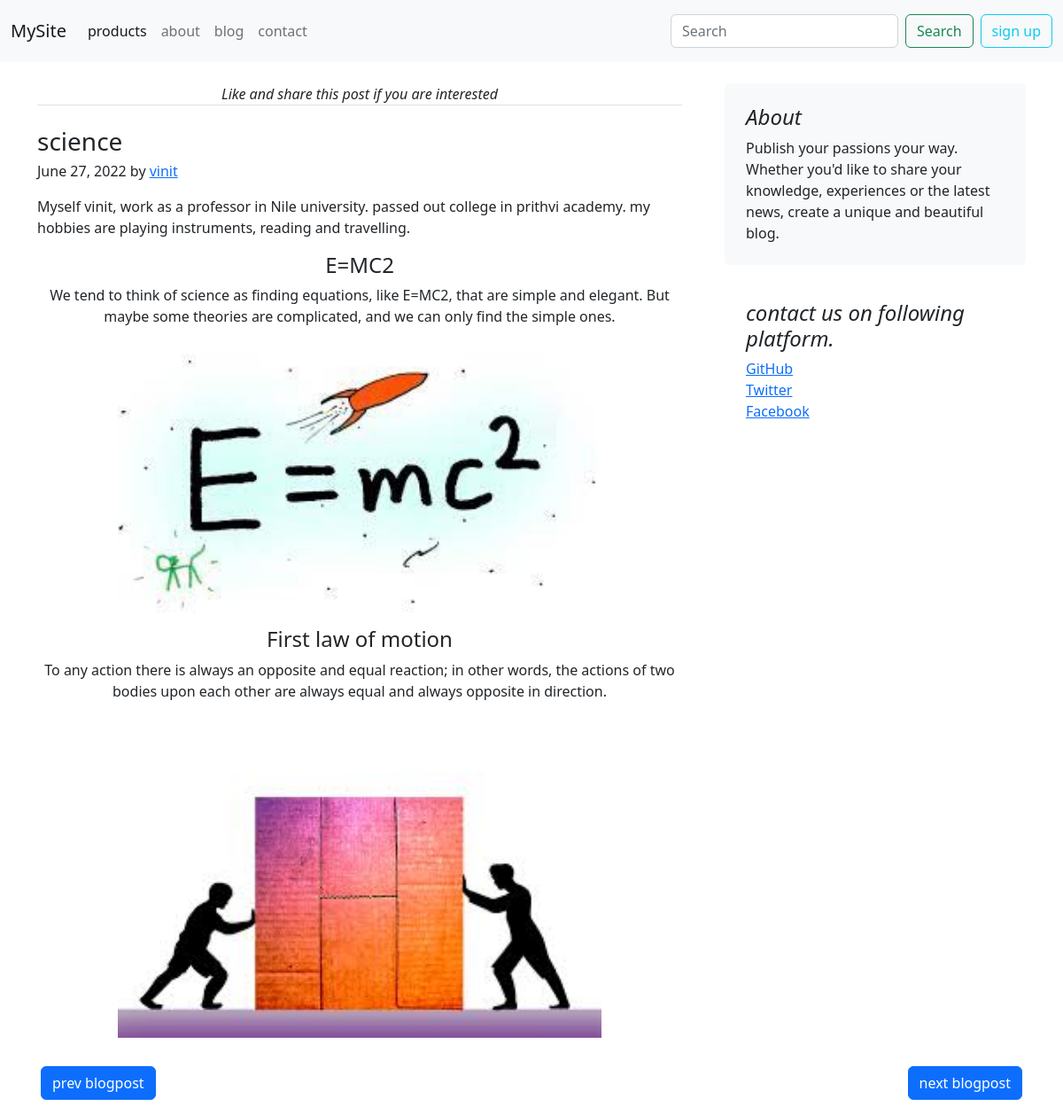
The app's page /blog/blogpost/3 with its own data.
### vlog/models.py (models this page shows, shortened)
class blug(models.Model):
    bgid = models.AutoField(primary_key=True)
    title = models.CharField(max_length=80,default="title here")
    dt = models.DateField(default=date.today)
    name = models.CharField(max_length=80,default="name here")
    desc = models.CharField(max_length=3000,default="")
    head = models.CharField(max_length=80,default="")
    chead = models.CharField(max_length=3000,default="")
    head2 = models.CharField(max_length=80,default="")
    chead2 = models.CharField(max_length=3000,default="")
    imaz1 = models.ImageField(upload_to="ForBlog",default="")
    imaz2 = models.ImageField(upload_to="ForBlog",default="")

### vlog/views.py (the view)
# urls.py: path("blogpost/<int:myid>",views.vlogpost,name="vlogpost"),
def vlogpost(request,myid):
    vp=blug.objects.filter(bgid=myid)
    tp=blug.objects.all()
    total=len(tp)
    if(myid==total):
        ad=total
    else:
        ad=myid+1
    if(myid==1):
        subt=1
    else:
        subt=myid-1
    param={"vp":vp[0],"ad":ad,"subt":subt,"total":total}
    return render(request,"vlog/vlugpost.html",param)

### vlog/templates/vlog/vlugpost.html (shortened to what this page needs)
{% extends "vlog/base.html" %}
{% block body %}
<div class="container my-3">
    <div class="row g-5">
        <div class="col-md-8">
            <div class="text-center mb-4 mt-2">
                <div class="fst-italic border-bottom">
                    Like and share this post if you are interested
                </div>
            </div>
            <article class="blog-post">
                <h3 class="blog-post-title mb-1">{{vp.title}}</h3>
                <p class="blog-post-meta">{{vp.dt}} by <a href="#">{{vp.name}}</a></p>
                <p>{{vp.desc}}</p>
                <div class="text-center">
                    <h4>{{vp.head}}</h4>
                    <p>{{vp.chead}}</p>
                    <img src="{{ vp.imaz1.url }}" alt="" class="w-75">
                </div>
                <div class="text-center my-3">
                    <h4>{{vp.head2}}</h4>
                    <p>{{vp.chead2}}</p>
                    <img src="{{ vp.imaz2.url }}" alt="" class="w-75">
                </div>
            </article>
        </div>
        <div class="col-md-4">
            <div class="position-sticky mt-2" style="top: 2rem;">
                <div class="p-4 mb-3 bg-light rounded">
                    <h4 class="fst-italic">About</h4>
                    <p class="mb-0">Publish your passions your way. Whether you'd like to share your knowledge,
                        experiences or the latest news, create a unique and beautiful blog.</p>
                </div>
                <div class="p-4">
                    <h4 class="fst-italic">contact us on following platform.</h4>
                    <ol class="list-unstyled">
                        <li><a href="#">GitHub</a></li>
                        <li><a href="#">Twitter</a></li>
                        <li><a href="#">Facebook</a></li>
                    </ol>
                </div>
            </div>
        </div>
    </div>
    <div class="d-flex flex-row justify-content-between my-3">
        <a href="/blog/blogpost/{{subt}}" class="btn btn-primary mx-1">prev blogpost</a>
        <a href="/blog/blogpost/{{ad}}" class="btn btn-primary mx-1">next blogpost</a>
    </div>
</div>
{% endblock %}

### records on screen
blug: title "science", dt "June 27, 2022", name "vinit", desc "Myself vinit, work as a professor in Nile university. passed out college in prithvi academy. my hobbies are playing instruments, reading and travelling.", head "E=MC2", chead "We tend to think of science as finding equations, like E=MC2, that are simple and elegant. But maybe some theories are complicated, and we can only find the simple ones.", imaz1 (picture), head2 "First law of motion", chead2 "To any action there is always an opposite and equal reaction; in other words, the actions of two bodies upon each other are always equal and always opposite in direction.", imaz2 (picture)
